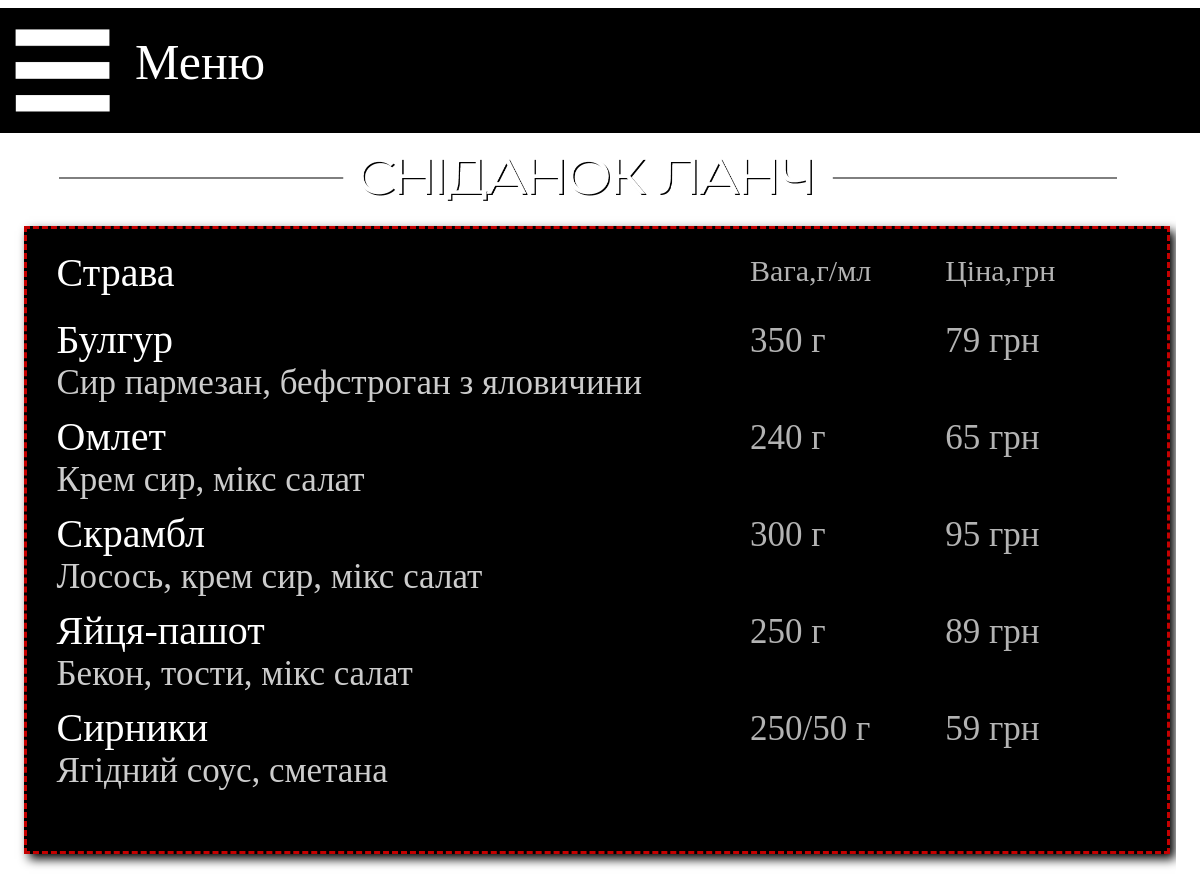
Page /lunch on the committed database.
### main/models.py (models this page shows, shortened)
class Menu_pub_lunch(models.Model):
    name = models.CharField('Название', max_length=40)
    weight = models.CharField('Вес', max_length=10)
    spec = models.CharField('Состав', max_length=200, blank=True)
    price = models.CharField('Цена', max_length=10)
    image = models.ImageField(upload_to="pub", default='pub/empty.png')
    class Meta:
        verbose_name = 'Ланчи'
        verbose_name_plural = 'Ланч'

### main/views.py (the view)
# urls.py: path('lunch', views.pub_lunch, name='lunch'),
def pub_lunch(request):
    dish = Menu_pub_lunch.objects.all()
    n1 = pub_news.objects.all()
    return render(request, 'main/pub_lunch.html', {'Menu': dish, 'news': n1})

### main/templates/main/pub_Lunch.html (shortened to what this page needs)
{% extends 'main/base_pub.html' %}
{% load static %}
{% block content_top %}
<div class="content_top">
    <img src="{% static 'img/content_top_2/lunch.png' %}" width="100%" height="100%">
</div>
{% endblock %}
{% block content2 %}
<div class="menu_list">
    <div class="menu_list_in">
        <div style="width: 100%; float: left">
            <div class="menu_list_head_name">Страва</div>
            <div class="menu_list_head_price">Цiна,грн</div>
            <div class="menu_list_head_weight">Вага,г/мл</div>
        </div>
        {% for el in Menu %}
        <div style="width: 100%; float: left">
            <div class="menu_list_name">{{el.name}}</div>
            <div class="menu_list_price">{{el.price}}</div>
            <div class="menu_list_weight">{{el.weight}}</div>
            <div class="menu_list_spec">{{el.spec}}</div>
        </div>
        {% endfor %}
    </div>
</div>
{% endblock %}

### main/static/css/style2.css (style rules this page uses)
.body { background-image: url(storage/back_pub1.png); background-size: 100%; margin-right: auto; margin-left: auto; }
.menu_list { float: left; width: 97%; height: auto; background-color: black; border: 3px dashed #c50000; box-shadow: 5px 5px 10px black; }
.menu_list_in { float: left; width: 95%; height: auto; margin-left: 30px; margin-top: 20px; margin-right: 20px; margin-bottom: 60px; }
.menu_list_head_name { width: 73%; float: left; font-family: Eastman; color: white; font-size: 25px; margin-bottom: 10px; }
.menu_list_head_weight { margin-top: 5px; width: 15%; float: right; font-family: Eastman; color: white; font-size: 15px; opacity: 70%; margin-bottom: 10px; }
.menu_list_head_price { margin-top: 5px; width: 12%; float: right; font-family: Eastman; color: white; font-size: 15px; opacity: 70%; margin-bottom: 10px; }
.menu_list_name { width: 73%; float: left; font-family: Eastman; color: white; font-size: 20px; margin-top: 10px; }
.menu_list_spec { width: 76%; float: left; font-family: Eastman; color: white; font-size: 15px; opacity: 80%; }
.menu_list_weight { width: 15%; float: right; font-family: Eastman; color: white; font-size: 15px; opacity: 70%; margin-top: 15px; }
.menu_list_price { width: 12%; float: right; font-family: Eastman; color: white; font-size: 15px; opacity: 70%; margin-top: 15px; }
.content_top { margin-left: 5%; margin-top: 0.75%; width: 90%; height: 13.5%; }

### main/static/css/adaptive2.css (style rules this page uses)
@media only screen and (max-width: 1200px) { .body { background-image: url(storage/back_pub.png); } }
@media only screen and (max-width: 1200px) { .content_top { margin-top: 100px; height: 100px; } }
@media only screen and (max-width: 1200px) { .menu_list_head_name { font-size: 40px; width: 50%; } }
@media only screen and (max-width: 1200px) { .menu_list_head_weight { font-size: 30px; width: 18%; } }
@media only screen and (max-width: 1200px) { .menu_list_head_price { font-size: 30px; width: 18%; } }
@media only screen and (max-width: 1200px) { .menu_list_name { font-size: 40px; width: 60%; } }
@media only screen and (max-width: 1200px) { .menu_list_spec { font-size: 35px; width: 60%; } }
@media only screen and (max-width: 1200px) { .menu_list_weight { font-size: 35px; width: 18%; } }
@media only screen and (max-width: 1200px) { .menu_list_price { font-size: 35px; width: 18%; } }

### rows in the picture
Menu_pub_lunch: name "Булгур", price "79 грн", weight "350 г", spec "Сир пармезан, бефстроган з яловичини"
Menu_pub_lunch: name "Омлет", price "65 грн", weight "240 г", spec "Крем сир, мікс салат"
Menu_pub_lunch: name "Скрамбл", price "95 грн", weight "300 г", spec "Лосось, крем сир, мікс салат"
Menu_pub_lunch: name "Яйця-пашот", price "89 грн", weight "250 г", spec "Бекон, тости, мікс салат"
Menu_pub_lunch: name "Сирники", price "59 грн", weight "250/50 г", spec "Ягідний соус, сметана"
